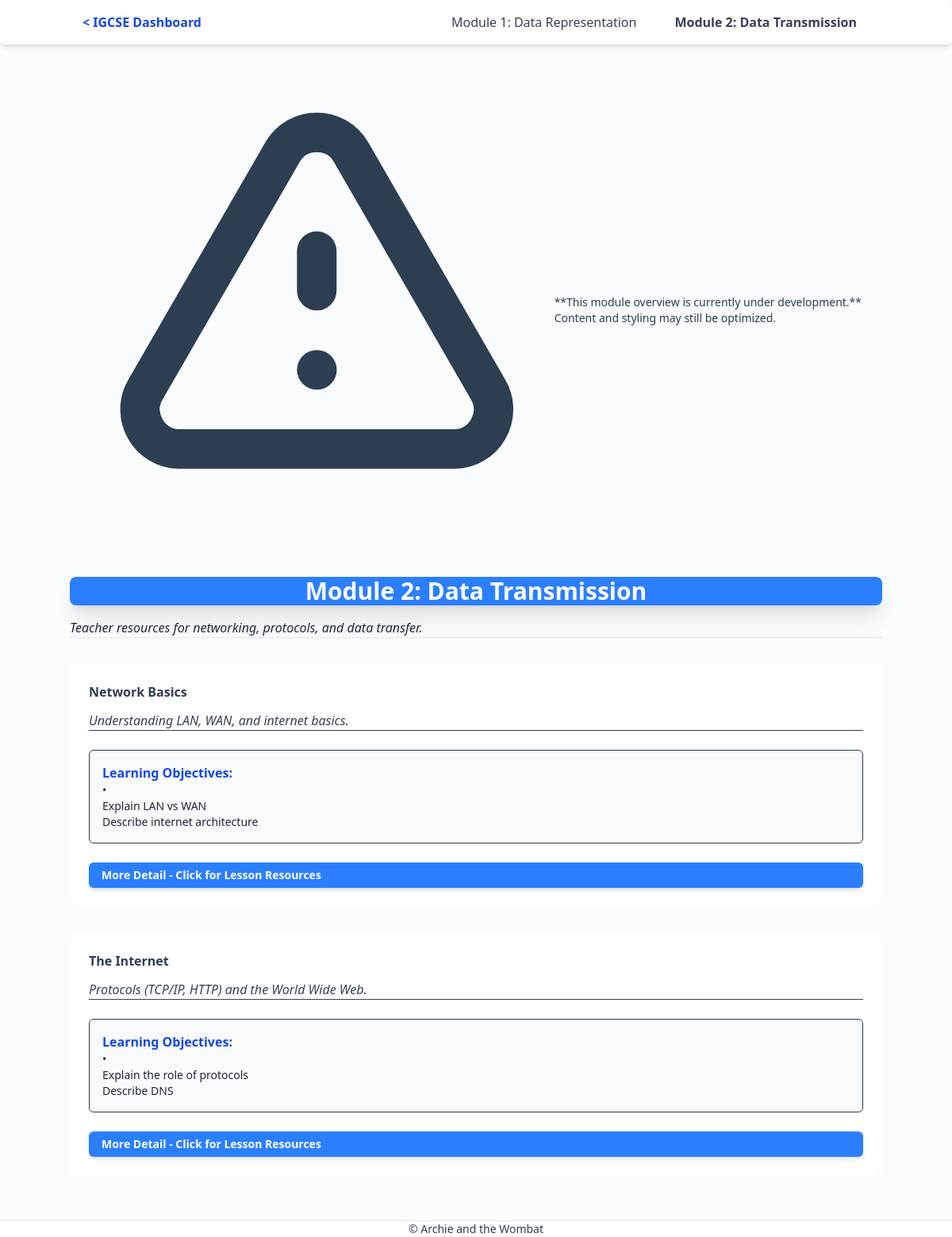
/igcse/module/module-2-data-transmission/, run on an earlier commit of the app's database.
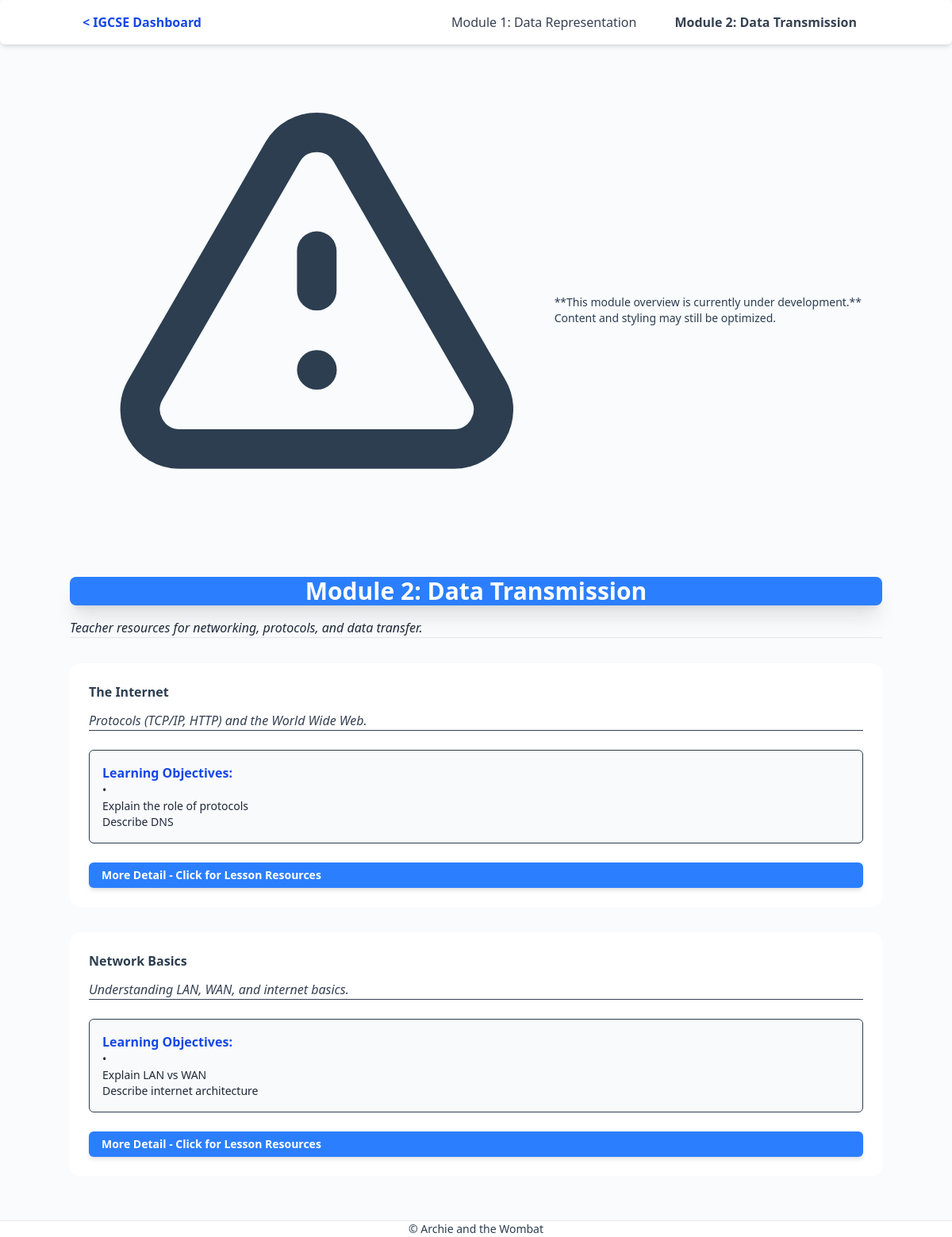
And on a later commit of the database.
### cam_igcse/models.py (models this page shows, shortened)
class Module(models.Model):
    name = models.CharField(max_length=255)
    slug = models.SlugField(unique=True, blank=True)
    description = models.TextField(blank=True)
    order = models.PositiveIntegerField(default=1)
    class Meta:
        ordering = ['order']

class Topic(models.Model):
    module = models.ForeignKey(Module, related_name='topics', on_delete=models.CASCADE)
    title = models.CharField(max_length=255)
    slug = models.SlugField(unique=True, blank=True)
    short_description = models.TextField(blank=True)
    order = models.PositiveIntegerField(default=1)
    is_free = models.BooleanField(default=False)
    learning_objectives = models.TextField(blank=True)
    syllabus_snapshot = models.TextField(blank=True)
    spark_question = models.TextField(blank=True)
    teacher_presentation = models.TextField(blank=True)
    personalisation_secure = models.TextField(blank=True)
    personalisation_foundation = models.TextField(blank=True)
    personalisation_support = models.TextField(blank=True)
    class Meta:
        ordering = ['order']

### cam_igcse/views.py (the view)
# urls.py: path('module/<slug:module_slug>/', ModuleDetailView.as_view(), name='module_detail'),
class ModuleDetailView(View):
    def get(self, request, module_slug, *args, **kwargs):
        module = get_object_or_404(
            Module.objects.prefetch_related('topics'),
            slug=module_slug
        )
        all_modules_data = get_all_modules_with_topics()
        context = {
            'module': module,
            'all_modules': all_modules_data, # for navbar
        }
        return render(request, 'learning/module_detail.html', context)

### cam_igcse/templatetags/custom_filters.py (called while the page is built)
@register.filter
def linebreaks_to_bulleted_text(value):
    if not value:
        return ""
    bullet_prefix = '<p class="pl-4 text-sm">•&nbsp;'
    bullet_suffix = '</p>'
    lines = value.splitlines()
    bulleted_items = [f"{bullet_prefix}{line.strip()}{bullet_suffix}" for line in lines if line.strip()]
    return mark_safe('\n'.join(bulleted_items))

### cam_igcse/views.py (called while the page is built)
def get_all_modules_with_topics():
    topics_prefetch = Prefetch(
        'topics',
        queryset=Topic.objects.all().order_by('order'),
        to_attr='topic_list' # Stores topics in 'topic_list' attribute
    )
    return Module.objects.all().prefetch_related(topics_prefetch).order_by('order')

### templates/learning/module_detail.html (shortened to what this page needs)
{% extends "learning/learning_base.html" %}
{% load static %}
{% load exercise_filters %}
{% load custom_filters %}
{% block content %}
<div class="mb-6 p-3 bg-yellow-100 border-l-4 border-yellow-500 rounded-md">
    <div class="flex items-center">
        <p class="text-sm font-medium text-yellow-800">
            **This module overview is currently under development.** Content and styling may still be optimized.
        </p>
    </div>
</div>
<section class="module-header mb-8 pb-6 border-b border-gray-200">
    <div class="py-4 px-6 sm:py-6 sm:px-8 bg-blue-500 border-b-4 border-blue-700 rounded-lg shadow-xl text-center">
        <h1 class="text-3xl sm:text-4xl lg:text-4xl font-extrabold tracking-tight text-white mb-0">
            {{ module.name }}
        </h1>
    </div>
    <p class="text-lg sm:text-xl text-gray-800 italic mt-4">
        {{ module.description }}
    </p>
</section>
<section class="module-content mt-4">
    {% for topic in module.topics.all %}
        <div class="topic-card p-6 bg-white border-l-4 border-green-500 rounded-xl shadow-lg hover:shadow-xl transition duration-300 mb-8">
            <div class="flex justify-between items-start mb-3">
                <div class="flex-grow">
                    <h3 class="text-2xl font-bold text-gray-900 mb-1">{{ topic.title }}</h3>
                </div>
            </div>
            <p class="text-base text-gray-700 italic mb-6 border-b pb-4 border-gray-100">
                {{ topic.short_description }}
            </p>
            <div class="objectives p-4 bg-gray-50 border border-gray-100 rounded-md mb-6">
                <h4 class="font-bold text-base text-blue-700 mb-2">Learning Objectives:</h4>
                {% if topic.learning_objectives %}
                    <div class="text-sm text-gray-800 pt-2">
                        {{ topic.learning_objectives|linebreaks_to_bulleted_text }}
                    </div>
                {% else %}
                    <p class="text-gray-500 text-sm">Learning objectives not yet detailed.</p>
                {% endif %}
            </div>
            <div class="text-left">
                <a href="{% url 'cam_igcse:topic_detail' module.slug topic.slug %}"
                   class="inline-flex items-center w-full
                          px-4 py-1.5
                          bg-blue-500 hover:bg-blue-600
                          text-white font-semibold
                          rounded-md transition duration-300 shadow-md
                          text-sm">
                    More Detail - Click for Lesson Resources
                </a>
            </div>
        </div>
    {% endfor %}
</section>
{% endblock %}

### templates/learning/learning_base.html (shortened to what this page needs)
{% load static %}
<!DOCTYPE html>
<html lang="en">
<head>
    <link rel="stylesheet" href="{% static 'css/tailwind.css' %}">
    <link rel="stylesheet" href="{% static 'css/educator_dashboard.css' %}">
</head>
<body class="bg-gray-50 text-gray-800">
    <nav class="module-navbar bg-white shadow-md rounded-md">
        <div class="container mx-auto flex justify-between items-center p-4">
            <a href="{% url 'cam_igcse:dashboard' %}" class="nav-brand font-bold text-blue-700 flex items-center">
                < IGCSE Dashboard
            </a>
            <ul class="nav-links hidden md:flex gap-1">
                {% for m in all_modules %}
                    <li class="nav-item relative group">
                        <a href="{% url 'cam_igcse:module_detail' m.slug %}"
                           class="px-4 py-2 rounded-lg text-gray-700 hover:bg-blue-500 hover:text-white transition duration-150
                           {% if module and m.slug == module.slug %}bg-blue-100 text-blue-700 font-bold{% endif %}">
                            {{ m.name }}
                        </a>
                    </li>
                {% endfor %}
            </ul>
        </div>
    </nav>
    <main id="igcse-main-dashboard" class="py-6">
        <div class="container mx-auto">
            {% block content %}{% endblock %}
        </div>
    </main>
<footer class="site-footer mt-12 py-4 border-t border-gray-200 bg-white text-center text-gray-500 text-sm">
        © Archie and the Wombat
    </footer>
</body>
</html>

What changed in the data, as far as the page shows it:
changed Topic "The Internet": moves up the list
